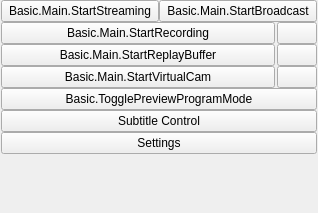
<?xml version="1.0" encoding="UTF-8"?>
<ui version="4.0">
 <class>OBSBasicControls</class>
 <widget class="QWidget" name="OBSBasicControls">
  <property name="geometry">
   <rect>
    <x>0</x>
    <y>0</y>
    <width>318</width>
    <height>213</height>
   </rect>
  </property>
  <layout class="QVBoxLayout" name="verticalLayout_9">
   <property name="spacing">
    <number>0</number>
   </property>
   <property name="leftMargin">
    <number>1</number>
   </property>
   <property name="topMargin">
    <number>0</number>
   </property>
   <property name="rightMargin">
    <number>1</number>
   </property>
   <property name="bottomMargin">
    <number>1</number>
   </property>
   <item>
    <widget class="QFrame" name="controlsFrame">
     <layout class="QVBoxLayout" name="buttonsVLayout">
      <property name="spacing">
       <number>0</number>
      </property>
      <property name="leftMargin">
       <number>0</number>
      </property>
      <property name="topMargin">
       <number>0</number>
      </property>
      <property name="rightMargin">
       <number>0</number>
      </property>
      <property name="bottomMargin">
       <number>0</number>
      </property>
      <item>
       <layout class="QHBoxLayout" name="horizontalLayout_7">
        <item>
         <widget class="QPushButton" name="streamButton">
          <property name="enabled">
           <bool>true</bool>
          </property>
          <property name="sizePolicy">
           <sizepolicy hsizetype="Ignored" vsizetype="Fixed">
            <horstretch>0</horstretch>
            <verstretch>0</verstretch>
           </sizepolicy>
          </property>
          <property name="minimumSize">
           <size>
            <width>150</width>
            <height>0</height>
           </size>
          </property>
          <property name="text">
           <string>Basic.Main.StartStreaming</string>
          </property>
         </widget>
        </item>
        <item>
         <widget class="QPushButton" name="broadcastButton">
          <property name="enabled">
           <bool>true</bool>
          </property>
          <property name="sizePolicy">
           <sizepolicy hsizetype="Ignored" vsizetype="Fixed">
            <horstretch>0</horstretch>
            <verstretch>0</verstretch>
           </sizepolicy>
          </property>
          <property name="minimumSize">
           <size>
            <width>150</width>
            <height>0</height>
           </size>
          </property>
          <property name="text">
           <string>Basic.Main.StartBroadcast</string>
          </property>
         </widget>
        </item>
       </layout>
      </item>
      <item>
       <layout class="QHBoxLayout" name="recordingLayout">
        <property name="spacing">
         <number>2</number>
        </property>
        <property name="leftMargin">
         <number>0</number>
        </property>
        <property name="topMargin">
         <number>0</number>
        </property>
        <property name="rightMargin">
         <number>0</number>
        </property>
        <property name="bottomMargin">
         <number>0</number>
        </property>
        <item>
         <widget class="QPushButton" name="recordButton">
          <property name="enabled">
           <bool>true</bool>
          </property>
          <property name="sizePolicy">
           <sizepolicy hsizetype="MinimumExpanding" vsizetype="Fixed">
            <horstretch>0</horstretch>
            <verstretch>0</verstretch>
           </sizepolicy>
          </property>
          <property name="minimumSize">
           <size>
            <width>0</width>
            <height>0</height>
           </size>
          </property>
          <property name="text">
           <string>Basic.Main.StartRecording</string>
          </property>
         </widget>
        </item>
        <item>
         <widget class="QPushButton" name="pauseRecordButton">
          <property name="enabled">
           <bool>true</bool>
          </property>
          <property name="minimumSize">
           <size>
            <width>0</width>
            <height>0</height>
           </size>
          </property>
          <property name="toolTip">
           <string>Basic.Main.PauseRecording</string>
          </property>
          <property name="accessibleName">
           <string>Basic.Main.PauseRecording</string>
          </property>
          <property name="icon">
           <iconset resource="obs.qrc">
            <normaloff>:/res/images/media-pause.svg</normaloff>:/res/images/media-pause.svg</iconset>
          </property>
          <property name="class" stdset="0">
           <string>icon-media-pause</string>
          </property>
         </widget>
        </item>
       </layout>
      </item>
      <item>
       <layout class="QHBoxLayout" name="replayBufferLayout">
        <property name="spacing">
         <number>2</number>
        </property>
        <property name="leftMargin">
         <number>0</number>
        </property>
        <property name="topMargin">
         <number>0</number>
        </property>
        <property name="rightMargin">
         <number>0</number>
        </property>
        <property name="bottomMargin">
         <number>0</number>
        </property>
        <item>
         <widget class="QPushButton" name="replayBufferButton">
          <property name="enabled">
           <bool>true</bool>
          </property>
          <property name="sizePolicy">
           <sizepolicy hsizetype="MinimumExpanding" vsizetype="Fixed">
            <horstretch>0</horstretch>
            <verstretch>0</verstretch>
           </sizepolicy>
          </property>
          <property name="minimumSize">
           <size>
            <width>0</width>
            <height>0</height>
           </size>
          </property>
          <property name="text">
           <string>Basic.Main.StartReplayBuffer</string>
          </property>
         </widget>
        </item>
        <item>
         <widget class="QPushButton" name="saveReplayButton">
          <property name="enabled">
           <bool>true</bool>
          </property>
          <property name="minimumSize">
           <size>
            <width>0</width>
            <height>0</height>
           </size>
          </property>
          <property name="toolTip">
           <string>Basic.Main.SaveReplay</string>
          </property>
          <property name="accessibleName">
           <string>Basic.Main.SaveReplay</string>
          </property>
          <property name="icon">
           <iconset resource="obs.qrc">
            <normaloff>:/res/images/save.svg</normaloff>:/res/images/save.svg</iconset>
          </property>
          <property name="class" stdset="0">
           <string>icon-save</string>
          </property>
         </widget>
        </item>
       </layout>
      </item>
      <item>
       <layout class="QHBoxLayout" name="virtualCamLayout">
        <property name="spacing">
         <number>2</number>
        </property>
        <property name="leftMargin">
         <number>0</number>
        </property>
        <property name="topMargin">
         <number>0</number>
        </property>
        <property name="rightMargin">
         <number>0</number>
        </property>
        <property name="bottomMargin">
         <number>0</number>
        </property>
        <item>
         <widget class="QPushButton" name="virtualCamButton">
          <property name="enabled">
           <bool>true</bool>
          </property>
          <property name="sizePolicy">
           <sizepolicy hsizetype="MinimumExpanding" vsizetype="Fixed">
            <horstretch>0</horstretch>
            <verstretch>0</verstretch>
           </sizepolicy>
          </property>
          <property name="minimumSize">
           <size>
            <width>0</width>
            <height>0</height>
           </size>
          </property>
          <property name="text">
           <string>Basic.Main.StartVirtualCam</string>
          </property>
         </widget>
        </item>
        <item>
         <widget class="QPushButton" name="virtualCamConfigButton">
          <property name="enabled">
           <bool>true</bool>
          </property>
          <property name="minimumSize">
           <size>
            <width>0</width>
            <height>0</height>
           </size>
          </property>
          <property name="toolTip">
           <string>Basic.Main.VirtualCamConfig</string>
          </property>
          <property name="accessibleName">
           <string>Basic.Main.VirtualCamConfig</string>
          </property>
          <property name="icon">
           <iconset resource="obs.qrc">
            <normaloff>:/settings/images/settings/general.svg</normaloff>:/settings/images/settings/general.svg</iconset>
          </property>
          <property name="class" stdset="0">
           <string>icon-gear</string>
          </property>
         </widget>
        </item>
       </layout>
      </item>
      <item>
       <widget class="QPushButton" name="modeSwitch">
        <property name="sizePolicy">
         <sizepolicy hsizetype="Ignored" vsizetype="Fixed">
          <horstretch>0</horstretch>
          <verstretch>0</verstretch>
         </sizepolicy>
        </property>
        <property name="minimumSize">
         <size>
          <width>150</width>
          <height>0</height>
         </size>
        </property>
        <property name="text">
         <string>Basic.TogglePreviewProgramMode</string>
        </property>
       </widget>
      </item>
      <item>
       <widget class="QPushButton" name="subtitleButton">
        <property name="sizePolicy">
         <sizepolicy hsizetype="Ignored" vsizetype="Fixed">
          <horstretch>0</horstretch>
          <verstretch>0</verstretch>
         </sizepolicy>
        </property>
        <property name="minimumSize">
         <size>
          <width>150</width>
          <height>0</height>
         </size>
        </property>
        <property name="text">
         <string>Subtitle Control</string>
        </property>
       </widget>
      </item>
      <item>
       <widget class="QPushButton" name="settingsButton">
        <property name="sizePolicy">
         <sizepolicy hsizetype="Ignored" vsizetype="Fixed">
          <horstretch>0</horstretch>
          <verstretch>0</verstretch>
         </sizepolicy>
        </property>
        <property name="minimumSize">
         <size>
          <width>150</width>
          <height>0</height>
         </size>
        </property>
        <property name="text">
         <string>Settings</string>
        </property>
       </widget>
      </item>
      <item>
       <spacer name="expVSpacer">
        <property name="orientation">
         <enum>Qt::Vertical</enum>
        </property>
        <property name="sizeHint" stdset="0">
         <size>
          <width>0</width>
          <height>0</height>
         </size>
        </property>
       </spacer>
      </item>
     </layout>
    </widget>
   </item>
  </layout>
 </widget>
 <resources>
  <include location="obs.qrc"/>
 </resources>
 <connections/>
</ui>
